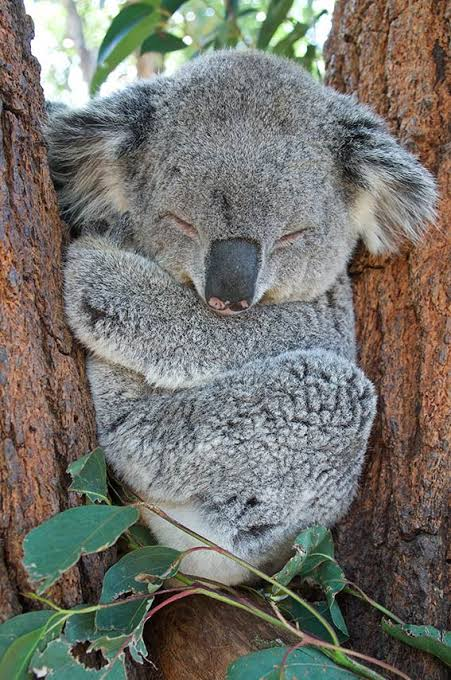
#> input picture lib/opencv2/koala.jpg, 451 x 680 px
$ python img_to_gray.py
#> lines starting #> are read from the running program, lines starting #| are printed output that depends on the picture
# 灰階圖像
import cv2, os

path = os.path.join(os.path.dirname(__file__), "koala.jpg")
gray_img = cv2.imread(path, cv2.IMREAD_GRAYSCALE)
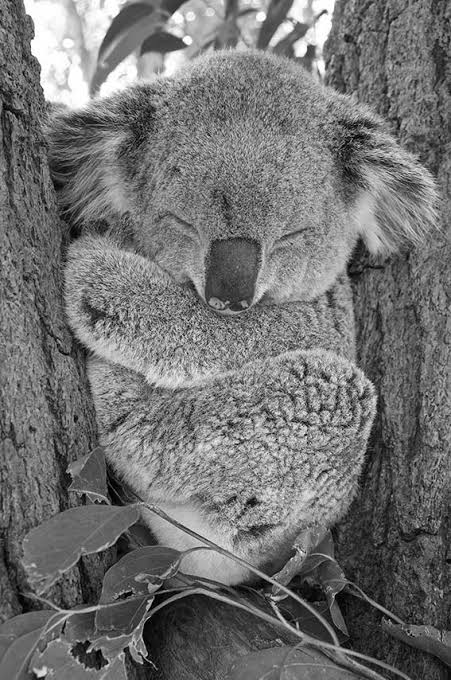
#> gray_img: shape (680, 451); min 0, max 255, mean 114.1
assert gray_img is not None, "讀不到圖片，檢查路徑"

cv2.imshow("Koala:gray", gray_img)
cv2.waitKey(0)
cv2.destroyAllWindows()

$ run again, with lib/opencv2/penguins.jpg copied over lib/opencv2/koala.jpg
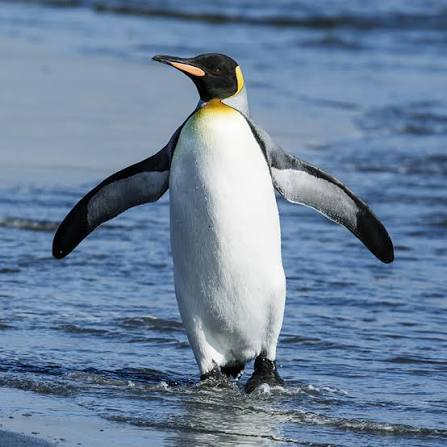
#> input picture lib/opencv2/penguins.jpg, 447 x 447 px
#> `gray_img = cv2.imread(path, cv2.IMREAD_GRAYSCALE)`:
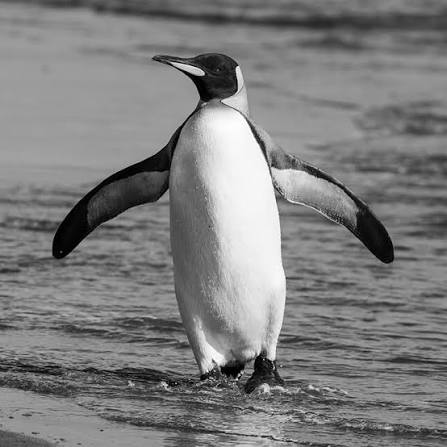
#> gray_img: shape (447, 447); min 0, max 255, mean 125.9
